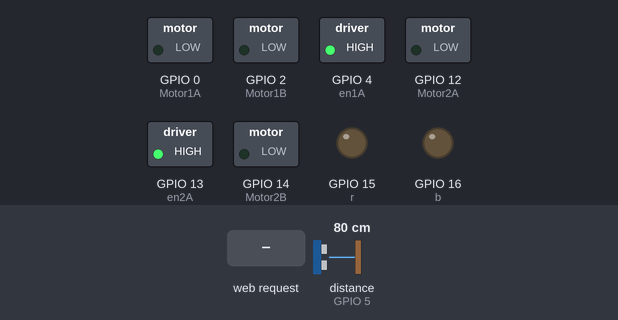
Bench run of a sketch on a simulated ESP8266 (NodeMCU). Shown: switched loads named in the sketch (green lamp = pin HIGH), output pins drawn as LEDs (lit = HIGH). Inputs (shaded band) come from the test bench; at power-on: distance to the obstacle (sensor on GPIO 5) 80 cm. The echo pulse lasts 58.3 µs per cm; WiFi joins after 1.5 s; servers stay silent unless stated; what the sketch prints to the serial monitor is not drawn.

Above: at 2.7 s.
2.8 s: HTTP request GET /UP received
At 4.0 s:
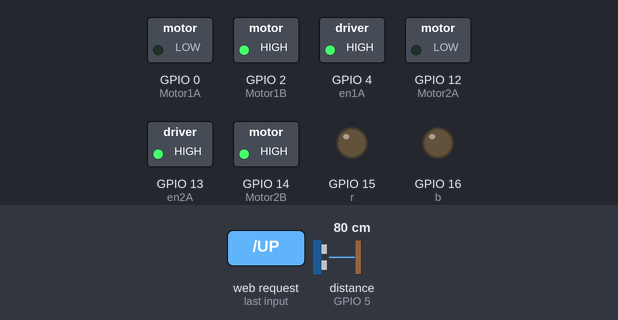
4.3 s: distance to the obstacle (sensor on GPIO 5) set to 16 cm
5.8 s: distance to the obstacle (sensor on GPIO 5) set to 12 cm
At 6.2 s:
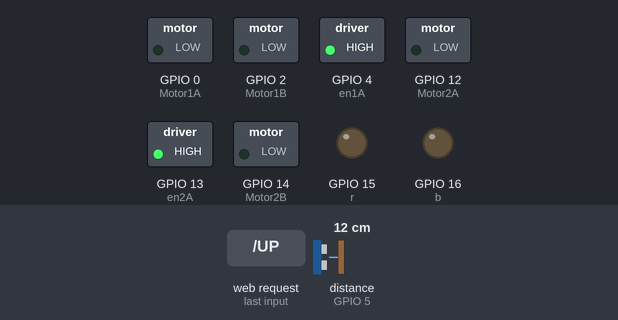
7.3 s: HTTP request GET /DOWN received
At 8.5 s:
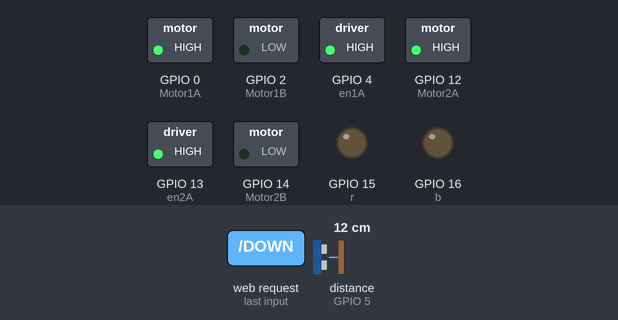
8.8 s: HTTP request GET /RIGHT received
At 9.7 s:
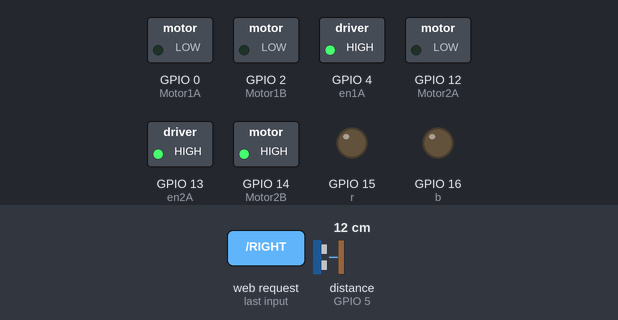
10.3 s: HTTP request GET /LEFT received
At 10.8 s:
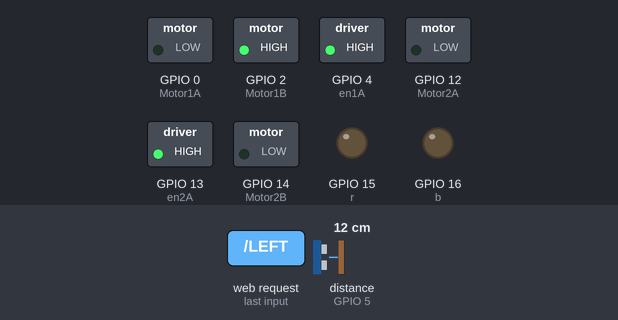
Timing chart, 0 to 12.8 s (numbered marks = the images above; inputs shaded):
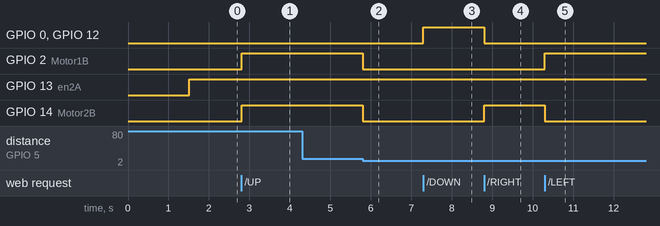

The sketch:

MotoresV1.ino
```cpp
#include <ESP8266WiFi.h>

const char* ssid = "IZZI-38CA";
const char* password = "8871B1CA38CA";

WiFiServer server(80);

//left
#define en1A 4

#define Motor1A 0
#define Motor1B 2

//right
#define en2A 13

#define Motor2A 12
#define Motor2B 14

//Led
#define r 15
#define g 5
#define b 16

//Sensor Ultrasonico

int Pecho = 5;
int Ptrig = 16;

int tiempo, distancia;


void setup() {
    Serial.begin(115200);
    pinMode(r, OUTPUT);
    pinMode(g, OUTPUT);
    pinMode(b, OUTPUT);

    pinMode(en1A, OUTPUT);
    pinMode(Motor1A, OUTPUT);
    pinMode(Motor1B , OUTPUT);

    pinMode(en2A, OUTPUT);
    pinMode(Motor2A, OUTPUT);
    pinMode(Motor2B, OUTPUT);

    pinMode(Pecho, INPUT);     // define el pin 6 como entrada (echo)
    pinMode(Ptrig, OUTPUT);

    Serial.print("Connecting to Internet ");
    WiFi.begin(ssid, password);
    while (WiFi.status() != WL_CONNECTED)
    {
      delay(500);
      Serial.print(".");
      }
      Serial.println("WiFi connected");

   /*-------- server started---------*/
    server.begin();
    Serial.println("Server started");

    /*------printing ip address--------*/
    Serial.print("IP Address of network: ");
    Serial.println(WiFi.localIP());
    Serial.print("Copy and paste the following URL: https://");
    Serial.print(WiFi.localIP());
    Serial.println("/");
  }
void loop() {


    digitalWrite(en1A, 1); // Send PWM signal to L298N Enable pin
    digitalWrite(en2A, 1);
    WiFiClient client = server.available();
    if (!client)
    {
      return;
    }
  Serial.println("Waiting for new client");
  while(!client.available())
  {
    delay(1);
  }

  String request = client.readStringUntil('\r');
  Serial.println(request);
  client.flush();


  digitalWrite(Ptrig, LOW);
  delayMicroseconds(4);
  digitalWrite(Ptrig, HIGH);   // genera el pulso de triger por 10ms
  delayMicroseconds(10);
  digitalWrite(Ptrig, LOW);


   if(request.indexOf("/UP") != -1){
    tiempo = pulseIn(Pecho, HIGH);
    distancia = (tiempo/2)/29;
    Serial.println(distancia);

    while(distancia > 14 ){

    if(distancia > 14 ){
    //UP
      digitalWrite(Motor1A, LOW);
      digitalWrite(Motor1B, HIGH);

      digitalWrite(Motor2A, LOW);
      digitalWrite(Motor2B, HIGH);
       }else{
      digitalWrite(Motor1A, LOW);
      digitalWrite(Motor1B, LOW);

      digitalWrite(Motor2A, LOW);
      digitalWrite(Motor2B, LOW);
      }
      digitalWrite(Ptrig, LOW);
      delayMicroseconds(4);
      digitalWrite(Ptrig, HIGH);   // genera el pulso de triger por 10ms
      delayMicroseconds(10);
      digitalWrite(Ptrig, LOW);
      tiempo = pulseIn(Pecho, HIGH);
    distancia = (tiempo/2)/29;
    Serial.println(distancia);
    }
    digitalWrite(Motor1A, LOW);
      digitalWrite(Motor1B, LOW);

      digitalWrite(Motor2A, LOW);
      digitalWrite(Motor2B, LOW);
  }


 if (request.indexOf("/DOWN") != -1)
  {
    //DOWN
    digitalWrite(Motor1A, HIGH);
    digitalWrite(Motor1B, LOW);

    digitalWrite(Motor2A, HIGH);
    digitalWrite(Motor2B, LOW);
  }else if (request.indexOf("/RIGHT") != -1){

      //Right

    digitalWrite(Motor1A, LOW);
    digitalWrite(Motor1B, LOW);

    digitalWrite(Motor2A, LOW);
    digitalWrite(Motor2B, HIGH);
  }else if (request.indexOf("/LEFT") != -1){
      //Left

    digitalWrite(Motor1A, LOW);
    digitalWrite(Motor1B, HIGH);

    digitalWrite(Motor2A, LOW);
    digitalWrite(Motor2B, LOW);
  }else if(request.indexOf("/STOP") != -1){
    digitalWrite(Motor1A, LOW);
    digitalWrite(Motor1B, LOW);

    digitalWrite(Motor2A, LOW);
    digitalWrite(Motor2B, LOW);

  }


    client.println("HTTP/1.1 200 OK");
  client.println("Content-Type: text/html");
  client.println("");
  client.println("<!DOCTYPE HTML>");
  client.println("<head><meta name=\"viewport\" content=\"width=device-width, initial-scale=3.0, user-scalable=no\">");
  client.println("<html>");
  client.println("<br><br>");
  client.println("<a href=\"/UP\"\"><button>Adelante</button></a>");
   client.println("<br><br>");
   client.println("<a href=\"/LEFT\"\"><button>Izquierda</button></a>");
   client.println("<a href=\"/RIGHT\"\"><button>Derecha</button></a>");

   client.println("<br><br>");
  client.println("<a href=\"/DOWN\"\"><button>Atras</button></a><br />");
  client.println("<a href=\"/STOP\"\"><button>Stop</button></a><br />");
  client.print("</style>");
  client.println("</html>");

  delay(1);
  Serial.println("Client disconnected");
  Serial.println("");

}
void myDelay(int del) {
  unsigned long myPrevMillis = millis();
  while (millis()- myPrevMillis <= del);
}
```

Measured:
- the behaviour switches between 15 and 14 cm on distance to the obstacle (sensor on GPIO 5) (found by bisection; images 1 and 2)
- after the input at 2.8 s, GPIO 2 (Motor1B), GPIO 14 (Motor2B): LOW → HIGH at once
- after the input at 4.3 s, every drawn part: stays the same
- after the input at 5.8 s, GPIO 2 (Motor1B), GPIO 14 (Motor2B): HIGH → LOW at once
- after the input at 7.3 s, GPIO 0 (Motor1A), GPIO 12 (Motor2A): LOW → HIGH at once
- after the input at 8.8 s, GPIO 0 (Motor1A), GPIO 12 (Motor2A): HIGH → LOW at once; GPIO 14 (Motor2B): LOW → HIGH at once
- after the input at 10.3 s, GPIO 2 (Motor1B): LOW → HIGH at once; GPIO 14 (Motor2B): HIGH → LOW at once
